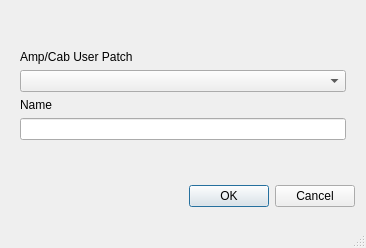
<?xml version="1.0" encoding="UTF-8"?>
<ui version="4.0">
 <class>savePatchDialog</class>
 <widget class="QDialog" name="savePatchDialog">
  <property name="windowModality">
   <enum>Qt::WindowModality::ApplicationModal</enum>
  </property>
  <property name="geometry">
   <rect>
    <x>0</x>
    <y>0</y>
    <width>366</width>
    <height>248</height>
   </rect>
  </property>
  <property name="minimumSize">
   <size>
    <width>0</width>
    <height>0</height>
   </size>
  </property>
  <property name="windowTitle">
   <string>Save Amp/Cab to GNX</string>
  </property>
  <property name="sizeGripEnabled">
   <bool>true</bool>
  </property>
  <property name="modal">
   <bool>true</bool>
  </property>
  <layout class="QVBoxLayout" name="verticalLayout">
   <item>
    <widget class="QWidget" name="widget" native="true">
     <property name="sizePolicy">
      <sizepolicy hsizetype="Preferred" vsizetype="Maximum">
       <horstretch>0</horstretch>
       <verstretch>0</verstretch>
      </sizepolicy>
     </property>
     <layout class="QVBoxLayout" name="verticalLayout_2">
      <item>
       <widget class="QLabel" name="label">
        <property name="sizePolicy">
         <sizepolicy hsizetype="Preferred" vsizetype="Maximum">
          <horstretch>0</horstretch>
          <verstretch>0</verstretch>
         </sizepolicy>
        </property>
        <property name="text">
         <string>Amp/Cab User Patch</string>
        </property>
       </widget>
      </item>
      <item>
       <widget class="QComboBox" name="targetComboBox"/>
      </item>
      <item>
       <widget class="QLabel" name="label_2">
        <property name="text">
         <string>Name</string>
        </property>
       </widget>
      </item>
      <item>
       <widget class="QLineEdit" name="inputName">
        <property name="maxLength">
         <number>6</number>
        </property>
       </widget>
      </item>
     </layout>
    </widget>
   </item>
   <item>
    <widget class="QDialogButtonBox" name="buttonBox">
     <property name="orientation">
      <enum>Qt::Orientation::Horizontal</enum>
     </property>
     <property name="standardButtons">
      <set>QDialogButtonBox::StandardButton::Cancel|QDialogButtonBox::StandardButton::Ok</set>
     </property>
    </widget>
   </item>
  </layout>
 </widget>
 <resources/>
 <connections>
  <connection>
   <sender>buttonBox</sender>
   <signal>accepted()</signal>
   <receiver>savePatchDialog</receiver>
   <slot>accept()</slot>
   <hints>
    <hint type="sourcelabel">
     <x>248</x>
     <y>254</y>
    </hint>
    <hint type="destinationlabel">
     <x>157</x>
     <y>274</y>
    </hint>
   </hints>
  </connection>
  <connection>
   <sender>buttonBox</sender>
   <signal>rejected()</signal>
   <receiver>savePatchDialog</receiver>
   <slot>reject()</slot>
   <hints>
    <hint type="sourcelabel">
     <x>316</x>
     <y>260</y>
    </hint>
    <hint type="destinationlabel">
     <x>286</x>
     <y>274</y>
    </hint>
   </hints>
  </connection>
 </connections>
</ui>
